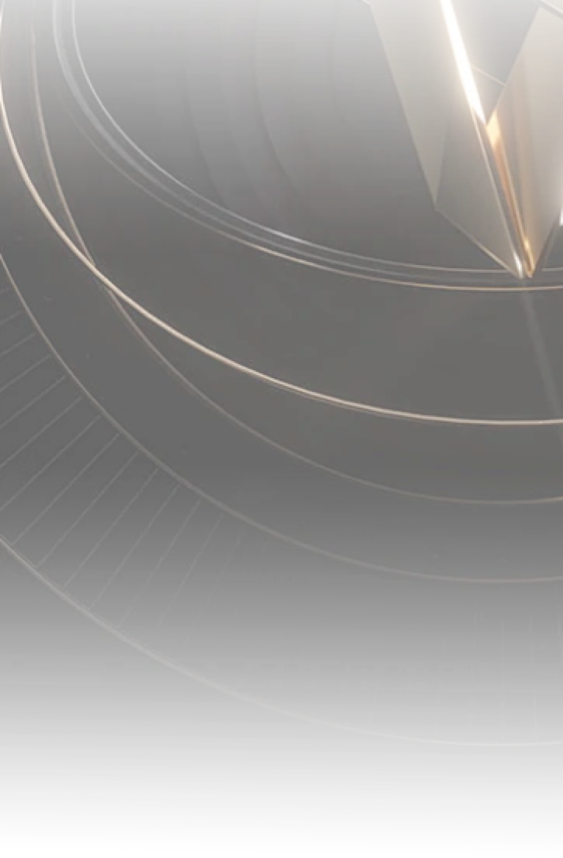
#> input picture assets/images/detain_gg_dialog_bg.png, 1125 x 1716 px (shown at 1/2 size); its folder holds only this picture in this run
$ python palette.py ../../../../assets/images
#> lines starting #> are read from the running program, lines starting #| are printed output that depends on the picture
#!/usr/bin/env python
"""
palette.py — phan tich pixel screenshot -> palette.json + swatch png.
Chi can Pillow + numpy (khong dung sklearn).

  python palette.py input/screenshots --out output/palette.json --swatch output/palette.png

Ket qua:
  global.dominant     : top mau toan app (quantize 4-bit/kenh, gop mau gan nhau)
  global.backgrounds  : mau nen uoc luong (vung phang + vien anh)
  global.accents      : mau bao hoa cao, it pixel -> ung vien primary/CTA
  global.text         : mau chu uoc luong (tuong phan cao voi nen)
  per_image[]         : dominant/background/accent/gradient_candidates tung anh
"""
import argparse
import colorsys
import json
import os
import sys
from collections import Counter
from datetime import datetime

import numpy as np
from PIL import Image, ImageDraw

TOP_CUT = 0.04     # status bar
BOTTOM_CUT = 0.04  # nav bar
MAX_W = 360        # downscale cho nhanh; 1080 -> 360 (chuan hoa gan 360 logical px ngang)

NAMED = {
    "white": (255, 255, 255), "black": (0, 0, 0), "gray": (128, 128, 128),
    "red": (220, 40, 40), "orange": (255, 140, 0), "yellow": (250, 210, 40),
    "green": (60, 180, 80), "teal": (30, 190, 170), "cyan": (80, 220, 255),
    "blue": (50, 110, 240), "indigo": (90, 80, 220), "purple": (150, 90, 230),
    "pink": (240, 110, 180), "brown": (130, 90, 50), "beige": (235, 220, 200),
}


def hexs(rgb):
    r, g, b = (int(x) for x in rgb)
    return f"#{r:02X}{g:02X}{b:02X}"


def nearest_name(rgb):
    r, g, b = rgb
    h, s, v = colorsys.rgb_to_hsv(r / 255, g / 255, b / 255)
    if v < 0.12:
        return "black"
    if s < 0.10:
        return "white" if v > 0.90 else ("light gray" if v > 0.6 else "gray" if v > 0.3 else "dark gray")
    best = min(NAMED.items(), key=lambda kv: sum((a - b) ** 2 for a, b in zip(kv[1], rgb)))
    return best[0]


def luminance(rgb):
    def ch(c):
        c = c / 255
        return c / 12.92 if c <= 0.03928 else ((c + 0.055) / 1.055) ** 2.4
    r, g, b = rgb
    return 0.2126 * ch(r) + 0.7152 * ch(g) + 0.0722 * ch(b)


# [4 lines left out: function contrast, not called in this run]


def load(path):
    im = Image.open(path).convert("RGB")
    w, h = im.size
    im = im.crop((0, int(h * TOP_CUT), w, int(h * (1 - BOTTOM_CUT))))
    if im.width > MAX_W:
        im = im.resize((MAX_W, int(im.height * MAX_W / im.width)), Image.BILINEAR)
    return im, (w, h)


def quantize(arr, bits=4):
    shift = 8 - bits
    q = (arr >> shift) << shift
    q = q + (1 << (shift - 1))  # tam giua bin
    return np.clip(q, 0, 255)


def dominant(arr, top=12):
    q = quantize(arr.reshape(-1, 3))
    keys = q[:, 0].astype(np.int64) * 65536 + q[:, 1].astype(np.int64) * 256 + q[:, 2].astype(np.int64)
    cnt = Counter(keys.tolist())
    total = len(keys)
    out = []
    for k, n in cnt.most_common(top * 3):
        rgb = ((k >> 16) & 255, (k >> 8) & 255, k & 255)
        # gop mau gan (khoang cach < 24) vao mau da co
        merged = False
        for o in out:
            if sum((a - b) ** 2 for a, b in zip(o["_rgb"], rgb)) < 24 ** 2:
                o["pct"] += n / total * 100
                merged = True
                break
        if not merged:
            out.append({"_rgb": rgb, "pct": n / total * 100})
        if len(out) >= top:
            break
    for o in out:
        o["hex"] = hexs(o["_rgb"])
        o["name"] = nearest_name(o["_rgb"])
        h, s, v = colorsys.rgb_to_hsv(*(c / 255 for c in o["_rgb"]))
        o["hsv"] = [round(h * 360), round(s, 2), round(v, 2)]
        o["pct"] = round(o["pct"], 2)
        del o["_rgb"]
    return out


def flat_regions(arr, block=12, tol=6.0):
    """Mau cua cac block phang (std thap) -> ung vien nen / surface."""
    h, w, _ = arr.shape
    cols = []
    for y in range(0, h - block, block):
        for x in range(0, w - block, block):
            b = arr[y:y + block, x:x + block].reshape(-1, 3).astype(np.float32)
            if b.std(axis=0).mean() < tol:
                cols.append(b.mean(axis=0))
    if not cols:
        return []
    return dominant(np.array(cols, dtype=np.uint8).reshape(-1, 1, 3), top=6)


def border_colors(arr):
    h, w, _ = arr.shape
    m = max(2, w // 60)
    edge = np.concatenate([arr[:m].reshape(-1, 3), arr[-m:].reshape(-1, 3),
                           arr[:, :m].reshape(-1, 3), arr[:, -m:].reshape(-1, 3)])
    return dominant(edge.reshape(-1, 1, 3), top=4)


def accents(arr, min_s=0.35, min_v=0.35, top=8, block=6, tol=10.0, edge_dist=80.0, radius=3):
    """Mau bao hoa trong block PHANG, va co block phang KHAC MAU RO o gan (UI element nam tren nen).
    Anh chup blur: phang nhung chuyen muot -> khong co bien sac -> bi loai."""
    h, w, _ = arr.shape
    gh, gw = h // block, w // block
    means = np.zeros((gh, gw, 3), np.float32)
    flat = np.zeros((gh, gw), bool)
    for gy in range(gh):
        for gx in range(gw):
            b = arr[gy * block:(gy + 1) * block, gx * block:(gx + 1) * block].reshape(-1, 3).astype(np.float32)
            means[gy, gx] = b.mean(axis=0)
            flat[gy, gx] = b.std(axis=0).mean() < tol
    cols = []
    for gy in range(gh):
        for gx in range(gw):
            if not flat[gy, gx]:
                continue
            m = means[gy, gx] / 255
            mx, mn = m.max(), m.min()
            sat = (mx - mn) / max(mx, 1e-6)
            if sat < min_s or mx < min_v:
                continue
            y0, y1 = max(0, gy - radius), min(gh, gy + radius + 1)
            x0, x1 = max(0, gx - radius), min(gw, gx + radius + 1)
            nb_flat = flat[y0:y1, x0:x1]
            nb_dist = np.abs(means[y0:y1, x0:x1] - means[gy, gx]).sum(axis=2)
            if (nb_flat & (nb_dist > edge_dist)).any():
                cols.append(means[gy, gx])
    if len(cols) < 3:
        return []
    res = dominant(np.array(cols, dtype=np.uint8).reshape(-1, 1, 3), top=top)
    for r in res:
        r["pct_of_image"] = round(r["pct"] * len(cols) / max(1, gh * gw), 3)
    return res


def text_colors(arr, bg_rgb, top=5):
    """Pixel co contrast >= 4.5 voi nen va it bao hoa -> ung vien mau chu."""
    px = arr.reshape(-1, 3)
    lum = np.apply_along_axis(lambda p: luminance(p), 1, px[::7])  # sample
    bg_l = luminance(bg_rgb)
    ratio = np.where(lum > bg_l, (lum + 0.05) / (bg_l + 0.05), (bg_l + 0.05) / (lum + 0.05))
    sub = px[::7].astype(np.float32) / 255
    sat = np.where(sub.max(axis=1) > 0, (sub.max(axis=1) - sub.min(axis=1)) / np.maximum(sub.max(axis=1), 1e-6), 0)
    cand = px[::7][(ratio >= 4.5) & (sat < 0.35)]
    if len(cand) < 20:
        return []
    return dominant(cand.reshape(-1, 1, 3), top=top)


def gradient_candidates(arr, min_len_frac=0.28, hard_edge=25.0):
    """Tim hang co mau chuyen deu (gradient ngang) -> ung vien CTA gradient.
    Cat hang tai bien cung (d > hard_edge), moi doan du dai + muot trung binh + 2 dau khac mau -> gradient."""
    h, w, _ = arr.shape
    found = []
    for y in range(0, h, max(1, h // 250)):
        row = arr[y].astype(np.float32)
        d = np.abs(np.diff(row, axis=0)).sum(axis=1)
        cuts = [0] + [i + 1 for i in np.where(d > hard_edge)[0]] + [w]
        for a, b in zip(cuts[:-1], cuts[1:]):
            if b - a < w * min_len_frac:
                continue
            seg_d = d[a:b - 1]
            if seg_d.mean() > 6 or np.abs(np.diff(seg_d)).mean() > 4:
                continue
            c0, c1 = row[a + 2], row[b - 3]
            if np.abs(c0 - c1).sum() < 50:
                continue
            found.append({"y_pct": round(y / h * 100, 1), "from": hexs(c0), "to": hexs(c1),
                          "mid": hexs((c0 + c1) / 2), "x_pct": [round(a / w * 100), round(b / w * 100)]})
    merged = []
    for f in found:
        if merged:
            m = merged[-1]
            close_y = abs(m.get("y_pct_end", m["y_pct"]) - f["y_pct"]) < 2.5
            same_from = sum(abs(int(m["from"][i:i+2], 16) - int(f["from"][i:i+2], 16)) for i in (1, 3, 5)) < 60
            if close_y and same_from:
                m["y_pct_end"] = f["y_pct"]
                m["rows"] = m.get("rows", 1) + 1
                continue
        merged.append(dict(f, rows=1))
    merged = [m for m in merged if m["rows"] >= 4]
    merged.sort(key=lambda m: -m["rows"])
    return merged[:6]


def analyze(path):
    im, orig = load(path)
#> in load, `im = Image.open(path).convert("RGB")`:
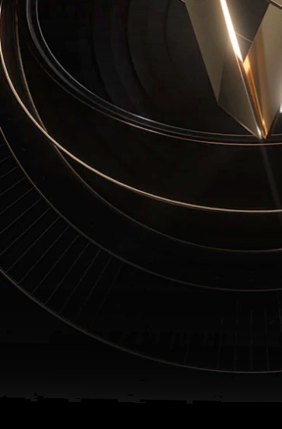
#> im: PIL image 1125x1716 RGB (shown at 1/4 size); mean R, G, B 19.7, 16.9, 14.2
#> in load, `im = im.crop((0, int(h * TOP_CUT), w, int(h * (1 - BOTTOM_CUT))))`:
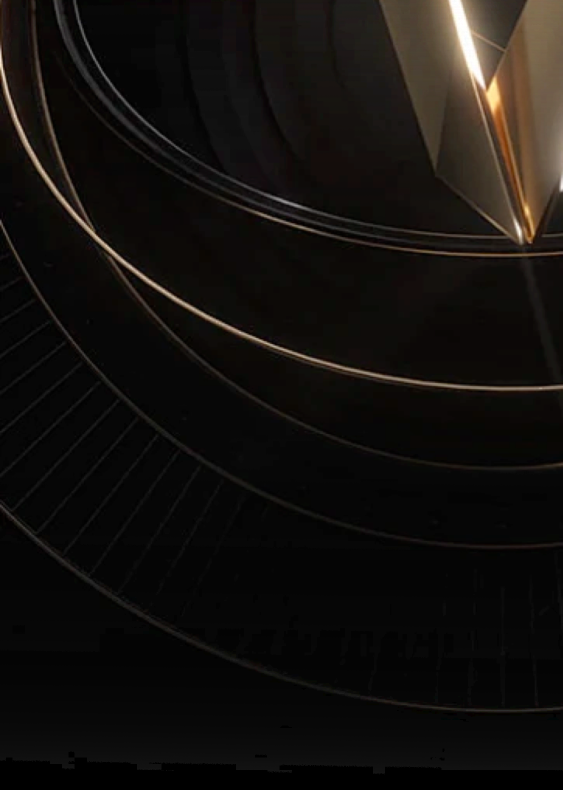
#> im: PIL image 1125x1579 RGB (shown at 1/2 size); mean R, G, B 19.5, 16.6, 14.1
#> in load, `im = im.resize((MAX_W, int(im.height * MAX_W / im.width)), Image.BILIN..`:
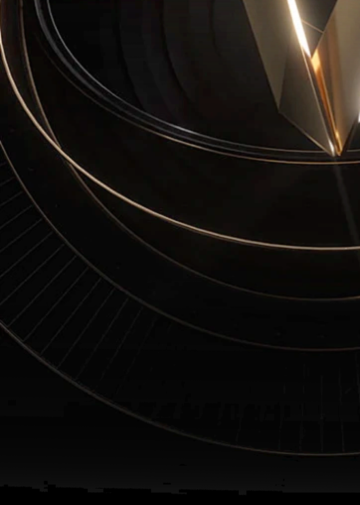
#> im: PIL image 360x505 RGB; mean R, G, B 19.5, 16.6, 14.1
    arr = np.asarray(im)
    bg = border_colors(arr)
    flat = flat_regions(arr)
    bg_guess = (flat[0] if flat else bg[0]) if (flat or bg) else {"hex": "#FFFFFF"}
    bg_rgb = tuple(int(bg_guess["hex"][i:i + 2], 16) for i in (1, 3, 5))
    return {
        "file": os.path.basename(path),
        "resolution": f"{orig[0]}x{orig[1]}",
        "dominant": dominant(arr, top=8),
        "background_guess": bg_guess["hex"],
        "border": bg,
        "flat_regions": flat,
        "accents": accents(arr),
        "text": text_colors(arr, bg_rgb),
        "gradient_candidates": gradient_candidates(arr),
        "is_dark": luminance(bg_rgb) < 0.2,
    }


def merge(per):
    def skin_like(hx):
        rgb = tuple(int(hx[i:i + 2], 16) / 255 for i in (1, 3, 5))
        hh, ss, vv = colorsys.rgb_to_hsv(*rgb)
        return 10 <= hh * 360 <= 50 and ss < 0.65

    def agg(key, top=10, weight="pct", drop_skin=False):
        c = Counter()
        for p in per:
            for e in p[key]:
                if drop_skin and skin_like(e["hex"]):
                    continue
                c[e["hex"]] += e.get(weight, 1)
        out = []
        for hx, v in c.most_common(top):
            rgb = tuple(int(hx[i:i + 2], 16) for i in (1, 3, 5))
            out.append({"hex": hx, "score": round(v, 2), "name": nearest_name(rgb)})
        return out
    bgs = Counter(p["background_guess"] for p in per)
    return {
        "dominant": agg("dominant"),
        "backgrounds": [{"hex": h, "images": n, "name": nearest_name(tuple(int(h[i:i+2], 16) for i in (1, 3, 5)))} for h, n in bgs.most_common(5)],
        "accents": agg("accents", weight="pct_of_image", drop_skin=True),
        "gradients": [dict(g, file=p["file"]) for p in per for g in p["gradient_candidates"][:2]],
        "text": agg("text", top=6),
        "dark_images": sum(1 for p in per if p["is_dark"]),
        "light_images": sum(1 for p in per if not p["is_dark"]),
    }


# [27 lines left out: function swatch, not called in this run]


def main():
    ap = argparse.ArgumentParser()
    ap.add_argument("folder")
    ap.add_argument("--out", default="output/palette.json")
    ap.add_argument("--swatch", default=None)
    a = ap.parse_args()
    files = sorted(f for f in os.listdir(a.folder) if f.lower().endswith((".png", ".jpg", ".jpeg", ".webp")))
    if not files:
        print("No screenshots in", a.folder, file=sys.stderr)
        sys.exit(1)
    per = [analyze(os.path.join(a.folder, f)) for f in files]
#> in analyze, `im, orig = load(path)`: orig = (1125, 1716)
#> in dominant, `keys = q[:, 0].astype(np.int64) * 65536 + q[:, 1].astype(np.int64) * 2..`: keys = 10380 values, max 16316664 at index 289, min 526344 at index 14, mean 1915001.2
#> in dominant, `cnt = Counter(keys.tolist())`: cnt = 98 items
#> in dominant, `total = len(keys)`: total = 10380
#> the loop in dominant, `for k, n in cnt.most_common(top * 3):` made 7 passes
#> (k, n, rgb) on passes 1 to 7: (526344, 6864, (8, 8, 8)), (1579032, 626, (24, 24, 24)), (1574920, 369, (24, 8, 8)), (2627608, 345, (40, 24, 24)), (7891016, 286, (120, 104, 72)), (1579016, 210, (24, 24, 8)), (5785656, 163, (88, 72, 56))
#> after the loop in dominant, `for k, n in cnt.most_common(top * 3):`: o = {'_rgb': (120, 104, 72), 'pct': 2.76}; out = 4 items
#> the loop in dominant, `for o in out:` made 4 passes
#> after the loop in flat_regions, `for y in range(0, h - block, block):`: cols = 924 items, first 6: [6.67, 6.96, 6.6], [7.6, 6.96, 5.9], [8.47, 7.27, 6.98], [8.9, 6.83, 7.44], [10.14, 7.82, 6.55], [15.24, 11.25, 13.65]
#> in quantize (call 2), `q = (arr >> shift) << shift`: q = 924 rows, first 8: [0, 0, 0], [0, 0, 0], [0, 0, 0], [0, 0, 0], [0, 0, 0], [0, 0, 0], [0, 0, 0], [16, 0, 0]
#> in quantize (call 2), `q = q + (1 << (shift - 1))`: q = 924 rows, first 8: [8, 8, 8], [8, 8, 8], [8, 8, 8], [8, 8, 8], [8, 8, 8], [8, 8, 8], [8, 8, 8], [24, 8, 8]
#> the loop in dominant (call 2), `for k, n in cnt.most_common(top * 3):` made 12 passes
#> (k, n, rgb) on passes 1 to 8: (526344, 795, (8, 8, 8)), (1579032, 39, (24, 24, 24)), (1574920, 35, (24, 8, 8)), (1579016, 20, (24, 24, 8)), (2627608, 6, (40, 24, 24)), (4737080, 4, (72, 72, 56)), (1574936, 4, (24, 8, 24)), (5785656, 3, (88, 72, 56))
#> the loop in dominant (call 2), `for o in out:` made 6 passes
#> in analyze, `flat = flat_regions(arr)`: flat = 6 items
#> in analyze, `bg_guess = (flat[0] if flat else bg[0]) if (flat or bg) else {"hex": "..`: bg_guess = {'pct': 92.42, 'hex': '#080808', 'name': 'black', 'hsv': [0, 0, 0.03]}
#> in analyze, `bg_rgb = tuple(int(bg_guess["hex"][i:i + 2], 16) for i in (1, 3, 5))`: bg_rgb = (8, 8, 8)
#> in accents, `h, w, _ = arr.shape`: h = 505; w = 360
#> in accents, `gh, gw = h // block, w // block`: gh = 84; gw = 60
#> after the loop in accents, `for gy in range(gh):`:
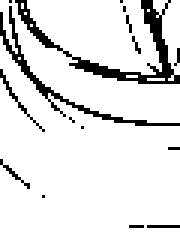
#> flat: shape (84, 60) bool (shown 3 times larger); 89.5% white; black in thin lines or dots
#> after the loop in accents, `for gy in range(gh):`:
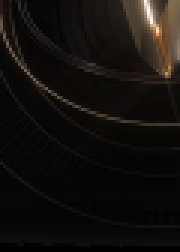
#> means: shape (84, 60, 3) float32 (shown 3 times larger); mean R, G, B 19.5, 16.7, 14.1
#> after the loop in accents, `for gy in range(gh):`: cols = 57 items, first 6: [93.22, 77.44, 58.11], [116.7, 98.14, 73.53], [129.1, 107.4, 81.19], [126.5, 105.6, 79.31], [91.72, 76.17, 57.72], [126.7, 107.6, 79.44]
#> in quantize (call 4), `q = (arr >> shift) << shift`: q = 57 rows, first 8: [80, 64, 48], [112, 96, 64], [128, 96, 80], [112, 96, 64], [80, 64, 48], [112, 96, 64], [112, 96, 80], [112, 96, 64]
#> in quantize (call 4), `q = q + (1 << (shift - 1))`: q = 57 rows, first 8: [88, 72, 56], [120, 104, 72], [136, 104, 88], [120, 104, 72], [88, 72, 56], [120, 104, 72], [120, 104, 88], [120, 104, 72]
#> in accents, `res = dominant(np.array(cols, dtype=np.uint8).reshape(-1, 1, 3), top=t..`: res = 3 items
#> the loop in accents, `for r in res:` made 3 passes
#> in text_colors, `bg_l = luminance(bg_rgb)`: bg_l = 0.00243
#> in text_colors, `cand = px[::7][(ratio >= 4.5) & (sat < 0.35)]`: cand = 268 rows, first 8: [220, 202, 180], [235, 225, 212], [252, 253, 253], [151, 128, 102], [243, 231, 216], [218, 206, 189], [253, 253, 253], [147, 126, 100]
#> in quantize (call 5), `q = (arr >> shift) << shift`: q = 268 rows, first 8: [208, 192, 176], [224, 224, 208], [240, 240, 240], [144, 128, 96], [240, 224, 208], [208, 192, 176], [240, 240, 240], [144, 112, 96]
#> in quantize (call 5), `q = q + (1 << (shift - 1))`: q = 268 rows, first 8: [216, 200, 184], [232, 232, 216], [248, 248, 248], [152, 136, 104], [248, 232, 216], [216, 200, 184], [248, 248, 248], [152, 120, 104]
#> in gradient_candidates, `h, w, _ = arr.shape`: h = 505; w = 360
#> the loop in gradient_candidates, `for y in range(0, h, max(1, h // 250)):` made 253 passes
#> the loop in gradient_candidates, `for f in found:` made 52 passes
    glob = merge(per)
    res = {"generated_at": datetime.now().isoformat(timespec="seconds"), "count": len(per),
           "global": glob, "per_image": per}
    os.makedirs(os.path.dirname(a.out) or ".", exist_ok=True)
    with open(a.out, "w", encoding="utf-8") as f:
        json.dump(res, f, indent=2, ensure_ascii=False)
    if a.swatch:
        swatch(glob, per, a.swatch)
    # tom tat ra stdout
    print(f"{len(per)} images | dark={glob['dark_images']} light={glob['light_images']}")
#| 1 images | dark=1 light=0
    print("backgrounds:", ", ".join(f"{b['hex']}({b['images']})" for b in glob["backgrounds"]))
#| backgrounds: #080808(1)
    print("accents    :", ", ".join(f"{x['hex']} {x['name']}" for x in glob["accents"][:6]))
#| accents    :
    print("text       :", ", ".join(x["hex"] for x in glob["text"][:4]))
#| text       : #887868, #F8F8F8, #988878, #B8A898
    for p in per:
        print(f"  {p['file']:<22} bg={p['background_guess']} acc=" + ", ".join(f"{a['hex']}" for a in p["accents"][:4]))
        g = p["gradient_candidates"]
        if g:
            print(f"gradient {p['file']}: " + "; ".join(f"{x['from']}->{x['to']} @y{x['y_pct']}%" for x in g[:3]))
#> this loop made 1 pass
#|   detain_gg_dialog_bg.png bg=#080808 acc=#786848, #684838, #583828
#| gradient detain_gg_dialog_bg.png: #040404->#25211B @y0.0%; #0E090A->#4B4030 @y22.6%
    print("->", a.out)


if __name__ == "__main__":
    main()
